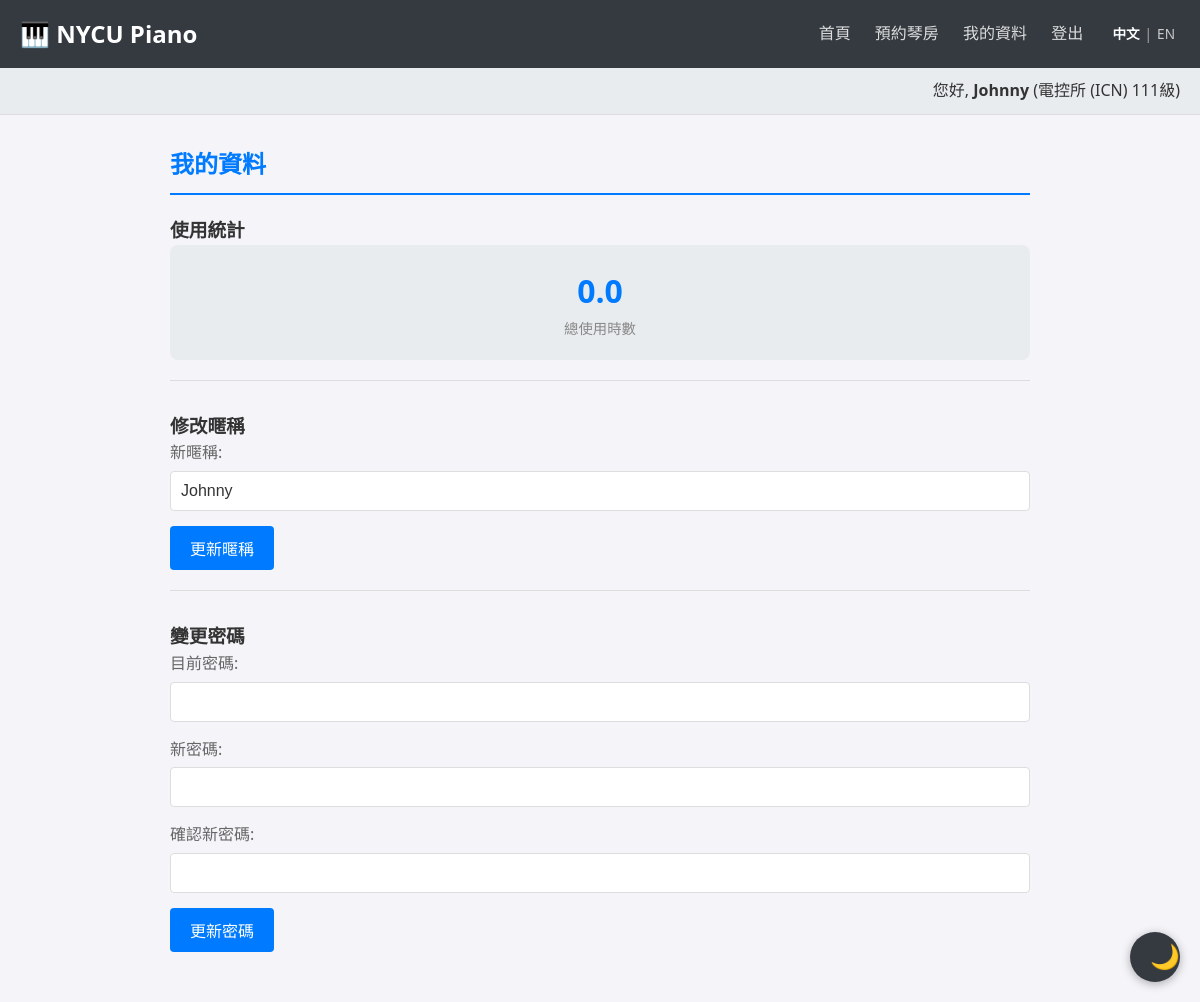
The app's page /profile.php (signed in) with its own data.
### tables this page shows
CREATE TABLE IF NOT EXISTS users (
    id INT AUTO_INCREMENT PRIMARY KEY,
    student_id VARCHAR(50) NOT NULL UNIQUE,
    password VARCHAR(255) NOT NULL,
    real_name VARCHAR(100) NOT NULL,
    nickname VARCHAR(100),
    department VARCHAR(100),
    grade VARCHAR(20),
    role ENUM('admin', 'member') DEFAULT 'member',
    total_usage_hours FLOAT DEFAULT 0,
    status ENUM('active', 'banned') DEFAULT 'active',
    FOREIGN KEY (student_id) REFERENCES allowed_student_ids(student_id) ON DELETE CASCADE
);

### lang.php (called while the page is built, shortened)
<?php
$currentLang = $_SESSION['lang'];
function __($key) {
    global $translations, $currentLang;
    return isset($translations[$currentLang][$key]) ? $translations[$currentLang][$key] : $key;
}
?>

### profile.php (the view, shortened to what this page needs)
<?php
require 'db_connect.php';
require 'lang.php';
$stmt = $pdo->prepare("SELECT * FROM users WHERE id = ?");
$stmt->execute([$_SESSION['user_id']]);
$user = $stmt->fetch();
include 'header.php';
?>
<div class="container">
    <h2 class="section-title"><?php echo __('my_profile'); ?></h2>
    <div class="profile-section">
        <h3><?php echo __('usage_stats'); ?></h3>
        <div class="stat-box">
            <div class="stat-value"><?php echo number_format($user['total_usage_hours'], 1); ?></div>
            <div class="stat-label"><?php echo __('total_hours'); ?></div>
        </div>
    </div>
    <div class="profile-section">
        <h3><?php echo __('edit_nickname'); ?></h3>
        <form method="POST">
            <div class="form-group">
                <label><?php echo __('new_nickname'); ?>:</label>
                <input type="text" name="new_nickname" value="<?php echo htmlspecialchars($user['nickname']); ?>" required>
            </div>
            <button type="submit" name="update_nickname" class="btn btn-primary"><?php echo __('update_nickname'); ?></button>
        </form>
    </div>
    <div class="profile-section">
        <h3><?php echo __('change_password'); ?></h3>
        <form method="POST">
            <div class="form-group">
                <label><?php echo __('current_password'); ?>:</label>
                <input type="password" name="current_password" required>
            </div>
            <div class="form-group">
                <label><?php echo __('new_password'); ?>:</label>
                <input type="password" name="new_password" required>
            </div>
            <div class="form-group">
                <label><?php echo __('confirm_password'); ?>:</label>
                <input type="password" name="confirm_password" required>
            </div>
            <button type="submit" name="update_password" class="btn btn-primary"><?php echo __('update_password'); ?></button>
        </form>
    </div>
</div>
<?php include 'footer.php'; ?>

### header.php (shortened to what this page needs)
<?php
require_once __DIR__ . '/lang.php';
?>
<!DOCTYPE html>
<html lang="<?php echo $currentLang == 'zh' ? 'zh-TW' : 'en'; ?>">
<head>
    <link rel="stylesheet" href="<?php echo isset($isAdmin) && $isAdmin ? '../style.css' : 'style.css'; ?>">
</head>
<body>
    <header>
        <div class="logo">🎹 <?php echo __('site_title'); ?></div>
        <div class="nav-links">
            <?php if (isset($_SESSION['user_id'])): ?>
                <a href="<?php echo isset($isAdmin) && $isAdmin ? '../index.php' : 'index.php'; ?>"><?php echo __('home'); ?></a>
                <a href="<?php echo isset($isAdmin) && $isAdmin ? '../reservations.php' : 'reservations.php'; ?>"><?php echo __('book_room'); ?></a>
                <a href="<?php echo isset($isAdmin) && $isAdmin ? '../profile.php' : 'profile.php'; ?>"><?php echo __('profile'); ?></a>
                <a href="<?php echo isset($isAdmin) && $isAdmin ? '../logout.php' : 'logout.php'; ?>"><?php echo __('logout'); ?></a>
            <?php else: ?>
                <a href="login.php"><?php echo __('login'); ?></a>
                <a href="register.php"><?php echo __('register'); ?></a>
            <?php endif; ?>
            <span class="lang-switch">
                <a href="?lang=zh" class="<?php echo $currentLang == 'zh' ? 'active' : ''; ?>">中文</a>|<a href="?lang=en" class="<?php echo $currentLang == 'en' ? 'active' : ''; ?>">EN</a>
            </span>
        </div>
    </header>
    <?php if (isset($_SESSION['user_id']) && isset($user)): ?>
    <div class="user-info-bar">
        <?php echo __('hello'); ?>, <strong><?php echo htmlspecialchars($user['nickname']); ?></strong>
        (<?php echo htmlspecialchars($user['department']); ?> <?php echo htmlspecialchars($user['grade']); ?><?php echo __('grade_suffix'); ?>)
    </div>
    <?php endif; ?>

### style.css (style rules this page uses)
:root { --bg-primary: #f4f4f9; --bg-secondary: #ffffff; --bg-tertiary: #e9ecef; --text-primary: #333333; --text-secondary: #666666; --text-muted: #888888; --border-color: #dddddd; --accent-color: #007bff; --accent-hover: #0056b3; --header-bg: #343a40; --header-text: #ffffff; --card-shadow: rgba(0, 0, 0, 0.1); --success-bg: #d4edda; --success-text: #155724; --error-bg: #f8d7da; --error-text: #721c24; --btn-primary: #007bff; --btn-success: #28a745; --btn-danger: #dc3545; --btn-warning: #ffc107; }
* { box-sizing: border-box; margin: 0; padding: 0; }
body { font-family: 'Segoe UI', Tahoma, Geneva, Verdana, sans-serif; background-color: var(--bg-primary); color: var(--text-primary); line-height: 1.6; transition: background-color 0.3s ease, color 0.3s ease; }
a { color: var(--accent-color); text-decoration: none; transition: color 0.2s; }
header { background-color: var(--header-bg); color: var(--header-text); padding: 15px 20px; display: flex; justify-content: space-between; align-items: center; }
.logo { font-size: 1.5em; font-weight: bold; }
.nav-links a { color: #ddd; text-decoration: none; margin-left: 20px; transition: color 0.3s; }
.user-info-bar { background: var(--bg-tertiary); padding: 10px 20px; text-align: right; border-bottom: 1px solid var(--border-color); }
.container { max-width: 900px; margin: 30px auto; padding: 0 20px; }
.section-title { border-bottom: 2px solid var(--accent-color); padding-bottom: 10px; margin-bottom: 20px; color: var(--accent-color); }
.form-group { margin-bottom: 15px; }
.form-group label { display: block; margin-bottom: 5px; color: var(--text-secondary); }
.form-group input, .form-group textarea, .form-group select { width: 100%; padding: 10px; border: 1px solid var(--border-color); border-radius: 4px; background-color: var(--bg-secondary); color: var(--text-primary); font-size: 1em; }
button, .btn { display: inline-block; padding: 10px 20px; border: none; border-radius: 4px; cursor: pointer; font-size: 1em; transition: background-color 0.2s, opacity 0.2s; }
.btn-primary { background-color: var(--btn-primary); color: white; }
.lang-switch { font-size: 0.85em; margin-left: 20px; color: #aaa; }
.lang-switch a { color: #ccc; margin: 0 5px; }
.lang-switch a.active { color: white; font-weight: bold; }
.profile-section { margin-bottom: 30px; padding-bottom: 20px; border-bottom: 1px solid var(--border-color); }
.profile-section:last-child { border-bottom: none; }
.stat-box { background-color: var(--bg-tertiary); padding: 20px; border-radius: 8px; text-align: center; }
.stat-value { font-size: 2em; font-weight: bold; color: var(--accent-color); }
.stat-label { color: var(--text-muted); font-size: 0.9em; }

### records on screen
users: nickname "Johnny", department "電控所 (ICN)", grade "111", total_usage_hours "0.0", new_nickname "Johnny"

### other values on screen
__('site_title') "NYCU Piano"
__('home') "首頁"
__('book_room') "預約琴房"
__('profile') "我的資料"
__('logout') "登出"
__('hello') "您好"
__('grade_suffix') "級"
__('my_profile') "我的資料"
__('usage_stats') "使用統計"
__('total_hours') "總使用時數"
__('edit_nickname') "修改暱稱"
__('new_nickname') "新暱稱"
__('update_nickname') "更新暱稱"
__('change_password') "變更密碼"
__('current_password') "目前密碼"
